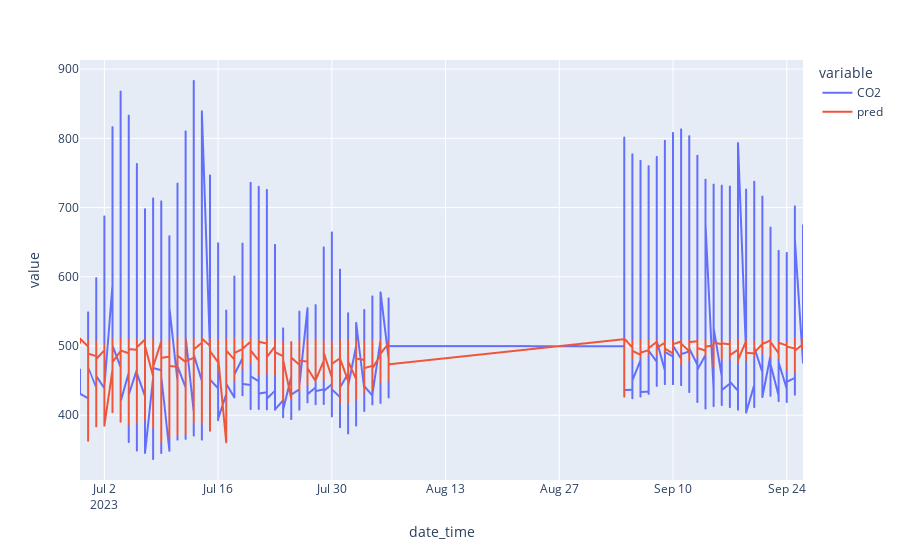

Here is the notebook cell this chart was saved with:
### Code cell
import plotly.express as px

px.line(prediction_df, x=prediction_df.index, y=["CO2", "pred"])

### Figure 1 — Plotly figure (JSON) as saved in the notebook; plotly's stock layout.template omitted (floating-point values rounded to 4 significant figures; data arrays with more than 128 entries replaced by an {"elided": "..."} marker saying what was removed)
{"data": [{"hovertemplate": "variable=CO2<br>date_time=%{x}<br>value=%{y}<extra></extra>", "legendgroup": "CO2", "line": {"color": "#636efa", "dash": "solid"}, "marker": {"symbol": "circle"}, "mode": "lines", "name": "CO2", "showlegend": true, "type": "scattergl", "x": {"elided": "1273 str values"}, "xaxis": "x", "y": {"elided": "1273 float values"}, "yaxis": "y"}, {"hovertemplate": "variable=pred<br>date_time=%{x}<br>value=%{y}<extra></extra>", "legendgroup": "pred", "line": {"color": "#EF553B", "dash": "solid"}, "marker": {"symbol": "circle"}, "mode": "lines", "name": "pred", "showlegend": true, "type": "scattergl", "x": {"elided": "1273 str values"}, "xaxis": "x", "y": {"elided": "1273 float values"}, "yaxis": "y"}], "layout": {"legend": {"title": {"text": "variable"}, "tracegroupgap": 0}, "margin": {"t": 60}, "xaxis": {"anchor": "y", "domain": [0, 1], "title": {"text": "date_time"}}, "yaxis": {"anchor": "x", "domain": [0, 1], "title": {"text": "value"}}}}
